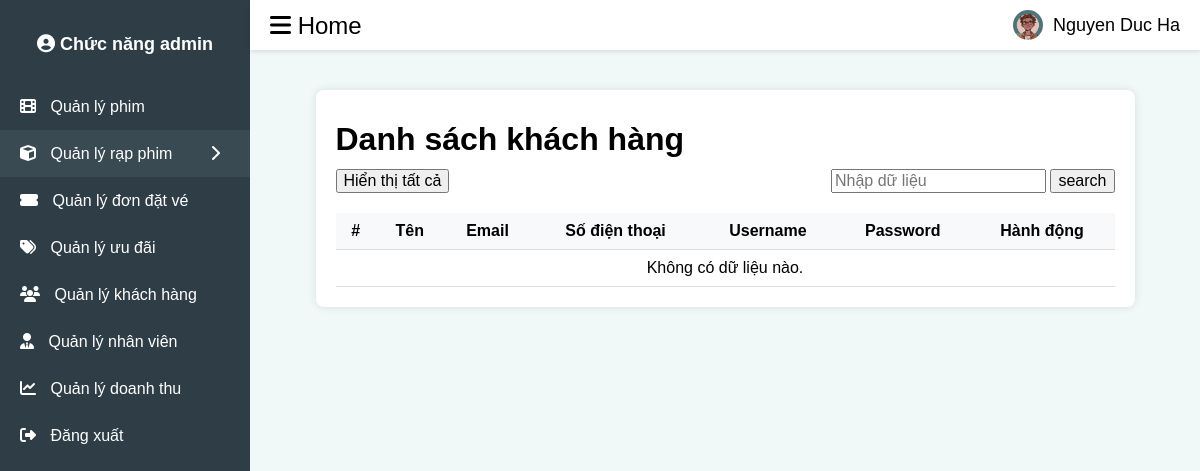
The app's page /admin/customer/customer.php, older data.
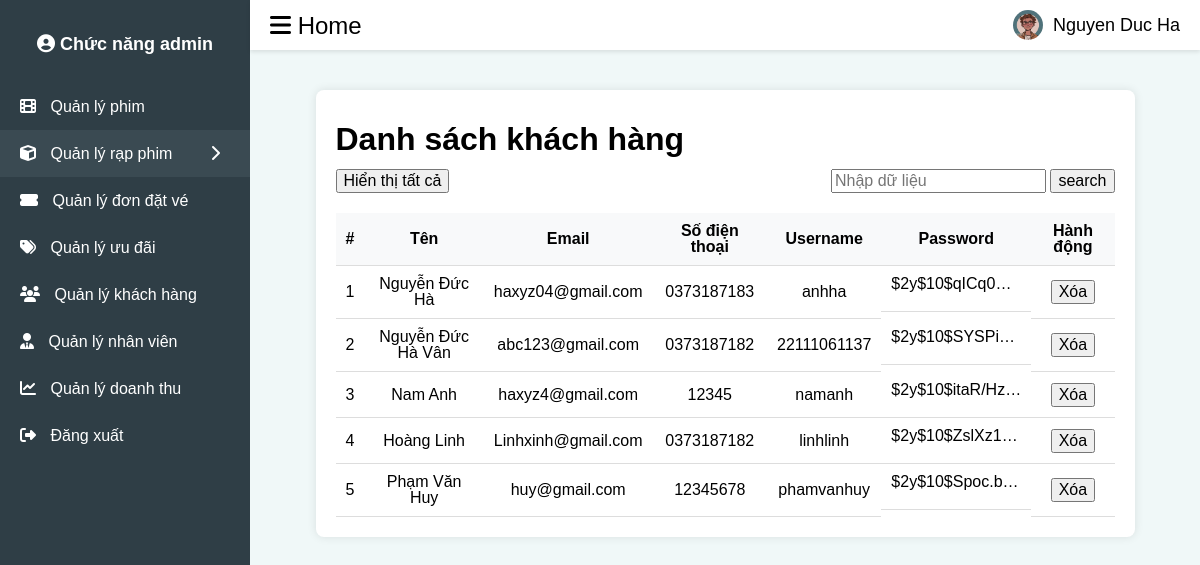
The same page, newer data.
### tables this page shows
CREATE TABLE `customers` (
  `id` int(11) NOT NULL,
  `customer_name` varchar(255) NOT NULL,
  `email` varchar(255) NOT NULL,
  `phone` varchar(15) NOT NULL,
  `username` varchar(50) NOT NULL,
  `password_cs` varchar(255) NOT NULL
);

### admin/customer/customer.php (the view, shortened to what the changed rows need)
<?php
include '../../user/db_connection.php';
$search = isset($_GET['search']) ? addslashes($_GET['search']) : '';
?>
<!DOCTYPE html>
<html lang="en">
<head>
    <link rel="stylesheet" href="https://cdnjs.cloudflare.com/ajax/libs/normalize/8.0.1/normalize.min.css" />
    <link rel="stylesheet" href="../../assets/css/base.css">
    <link rel="stylesheet" href="../css/mainadmin.css">
    <link rel="stylesheet" href="../movie_management/ad_movie.css">
    <link rel="stylesheet" href="/4scinema/assets/fonts/fontawesome-free-6.6.0-web/css/all.min.css">
</head>
<body>
<div class="sidebar">
        <h2>
            <a href="../admin.php">
                <i class="fas fa-user-circle"></i>
                Chức năng admin
            </a>
        </h2>
    </div>
    <div class="content">
        <div class="container">
            <div class="main-header">
                <h1> Danh sách khách hàng</h1>
            </div>
            <table>
                <thead>
                    <tr>
                        <th>#</th>
                        <th>Tên </th>
                        <th>Email</th>
                        <th>Số điện thoại </th>
                        <th>Username</th>
                        <th>Password</th>
                        <th>Hành động</th>
                    </tr>
                </thead>
                <tbody id="customerList">
                    <?php
                    if (!empty($search)) {
                        $query = "SELECT * FROM customers WHERE customer_name LIKE '%$search%'";
                        $result = $conn->query($query);
                        $count=1;
                        if ($result->num_rows > 0) {
                            while ($row = $result->fetch_assoc()) {
                                echo '<tr>';
                                echo '<td>' . $count++ .  '</td>';
                                echo '<td>' . $row['customer_name'] . '</td>';
                                echo '<td>' . $row['email'] . '</td>';
                                echo '<td>' . $row['phone'] . '</td>';
                                echo '<td>' . $row['username'] . '</td>';
                                echo '<td style="width: 150px; height: 30px; overflow: hidden; white-space: nowrap; text-overflow: ellipsis; display: block;">' . $row['password'] . '</td>';
                                echo '<td><button class="delete" onclick="deleteUser(' . $row['id'] . ')">Xóa</button></td>';
                                echo '</td>';
                            }
                        } else {
                            echo '<tr><td colspan="7">Không có dữ liệu nào.</td></tr>';
                        }
                    }else {
                        $query = "SELECT * FROM customers";
                        $result = $conn->query($query);
                        $count = 1;
                        if ($result->num_rows > 0) {
                            while ($row = $result->fetch_assoc()) {
                                echo '<tr>';
                                echo '<td>' . $count++ .  '</td>';
                                echo '<td>' . $row['customer_name'] . '</td>';
                                echo '<td>' . $row['email'] . '</td>';
                                echo '<td>' . $row['phone'] . '</td>';
                                echo '<td>' . $row['username'] . '</td>';
                                echo '<td style="width: 150px; height: 46px; overflow: hidden; white-space: nowrap; text-overflow: ellipsis; display: block;">' . $row['password_cs'] . '</td>';
                                echo '<td><button class="delete" onclick="deleteUser(' . $row['id'] . ')">Xóa</button></td>';
                            }
                        } else {
                            echo '<tr><td colspan="7">Không có dữ liệu nào.</td></tr>';
                        }
                    }
                    ?>
                </tbody>
            </table>
        </div>
    </div>
</body>
</html>

Row changes from the older to the newer data that the page shows:
added customers: customer_name "Nguyễn Đức Hà", email "haxyz04@gmail.com", phone "0373187183", username "anhha", password_cs "$2y$10$qICq0…"
added customers: customer_name "Nguyễn Đức Hà Vân", email "abc123@gmail.com", phone "0373187182", username "22111061137", password_cs "$2y$10$SYSPi…"
added customers: customer_name "Nam Anh", email "haxyz4@gmail.com", phone "12345", username "namanh", password_cs "$2y$10$itaR/Hz…"
added customers: customer_name "Hoàng Linh", email "Linhxinh@gmail.com", phone "0373187182", username "linhlinh", password_cs "$2y$10$ZslXz1…"
added customers: customer_name "Phạm Văn Huy", email "huy@gmail.com", phone "12345678", username "phamvanhuy", password_cs "$2y$10$Spoc.b…"
Text that changed along with them:
text no longer shown: "Không có dữ liệu nào."
